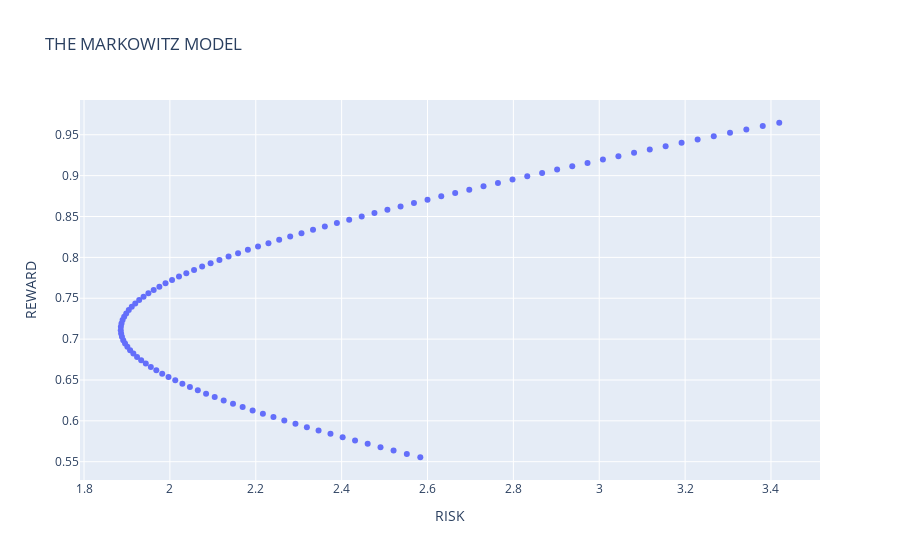

The notebook cell this image was saved under:
### Code cell
df = pd.DataFrame({'MEAN': MEAN, 'STDEV': STDEV , 'SHARPE':SHARPE,'voo_percentage_invested':voo_percentage_invested,'blv_percentage_invested':blv_percentage_invested})


fig = px.scatter(
    df, 
    x='STDEV', 
    y='MEAN', 
    hover_data={'SHARPE': True,'MEAN':False,'STDEV':False,'voo_percentage_invested':True,'blv_percentage_invested':True},
    labels={'MEAN': 'REWARD ', 'STDEV': 'RISK '},
    title='THE MARKOWITZ MODEL'
)


fig.show()

### Figure 1 — Plotly figure (JSON) as saved in the notebook; plotly's stock layout.template omitted (floating-point values rounded to 4 significant figures; data arrays with more than 128 entries replaced by an {"elided": "..."} marker saying what was removed)
{"data": [{"customdata": {"elided": "101x3 float values"}, "hovertemplate": "SHARPE=%{customdata[0]}<br>voo_percentage_invested=%{customdata[1]}<br>blv_percentage_invested=%{customdata[2]}<extra></extra>", "legendgroup": "", "marker": {"color": "#636efa", "symbol": "circle"}, "mode": "markers", "name": "", "orientation": "v", "showlegend": false, "type": "scatter", "x": [2.583, 2.552, 2.521, 2.491, 2.461, 2.431, 2.402, 2.374, 2.346, 2.319, 2.292, 2.267, 2.241, 2.217, 2.193, 2.169, 2.147, 2.125, 2.104, 2.084, 2.065, 2.047, 2.029, 2.012, 1.997, 1.982, 1.968, 1.956, 1.944, 1.933, 1.923, 1.915, 1.907, 1.901, 1.896, 1.891, 1.888, 1.886, 1.886, 1.886, 1.887, 1.89, 1.893, 1.898, 1.904, 1.911, 1.919, 1.928, 1.939, 1.95, 1.962, 1.976, 1.99, 2.005, 2.021, 2.038, 2.056, 2.075, 2.095, 2.115, 2.137, 2.159, 2.182, 2.205, 2.23, 2.255, 2.28, 2.306, 2.333, 2.361, 2.389, 2.418, 2.447, 2.476, 2.507, 2.537, 2.568, 2.6, 2.632, 2.664, 2.697, 2.73, 2.764, 2.798, 2.832, 2.867, 2.902, 2.937, 2.973, 3.009, 3.045, 3.081, 3.118, 3.155, 3.192, 3.229, 3.267, 3.305, 3.343, 3.381, 3.419], "xaxis": "x", "y": [0.5555, 0.5595, 0.5636, 0.5677, 0.5718, 0.5759, 0.58, 0.5841, 0.5882, 0.5923, 0.5964, 0.6005, 0.6046, 0.6087, 0.6128, 0.6168, 0.6209, 0.625, 0.6291, 0.6332, 0.6373, 0.6414, 0.6455, 0.6496, 0.6537, 0.6578, 0.6619, 0.666, 0.67, 0.6741, 0.6782, 0.6823, 0.6864, 0.6905, 0.6946, 0.6987, 0.7028, 0.7069, 0.711, 0.7151, 0.7192, 0.7233, 0.7273, 0.7314, 0.7355, 0.7396, 0.7437, 0.7478, 0.7519, 0.756, 0.7601, 0.7642, 0.7683, 0.7724, 0.7765, 0.7806, 0.7846, 0.7887, 0.7928, 0.7969, 0.801, 0.8051, 0.8092, 0.8133, 0.8174, 0.8215, 0.8256, 0.8297, 0.8338, 0.8378, 0.8419, 0.846, 0.8501, 0.8542, 0.8583, 0.8624, 0.8665, 0.8706, 0.8747, 0.8788, 0.8829, 0.887, 0.8911, 0.8951, 0.8992, 0.9033, 0.9074, 0.9115, 0.9156, 0.9197, 0.9238, 0.9279, 0.932, 0.9361, 0.9402, 0.9443, 0.9483, 0.9524, 0.9565, 0.9606, 0.9647], "yaxis": "y"}], "layout": {"legend": {"tracegroupgap": 0}, "title": {"text": "THE MARKOWITZ MODEL"}, "xaxis": {"anchor": "y", "domain": [0, 1], "title": {"text": "RISK "}}, "yaxis": {"anchor": "x", "domain": [0, 1], "title": {"text": "REWARD "}}}}
